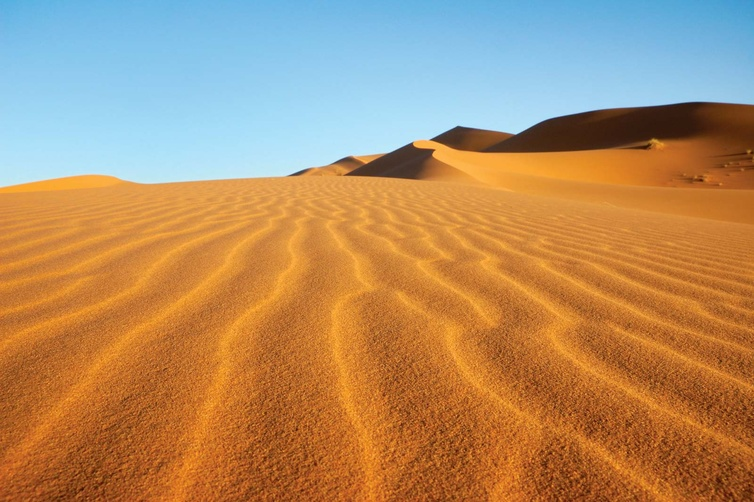
#> input picture Bayess_naive_test/img_train.jpg, 754 x 502 px, shrunk from 1600 x 1064 before the run
$ python test1.py
#> lines starting #> are read from the running program, lines starting #| are printed output that depends on the picture; after the words box and inside, x2 and y2 are one past the last pixel; in counts of white or black regions, pixels touching at a corner belong together
import numpy as np
import matplotlib.pyplot as plt
import matplotlib.image as im

# [11 lines of commented-out code are left out]


from skimage.color import rgb2gray

imgTrain = im.imread('img_train.jpg','jpg')
#> imgTrain is the input picture: shape (502, 754, 3); mean R, G, B 177.7, 140.8, 101.9
# [6 lines of commented-out code are left out]
greyTrain = imgTrain/255
# greyTrain = greyTrain[:,:,2]

plt.figure()
plt.imshow(greyTrain,cmap='gray')
plt.show()

# histogram, bin_edges = np.histogram(grey, bins=256, range=(0, 1))
# plt.figure()
# plt.plot(bin_edges[0:-1], histogram)  # <- or here
# plt.show()

BWTrain = greyTrain < 0.7
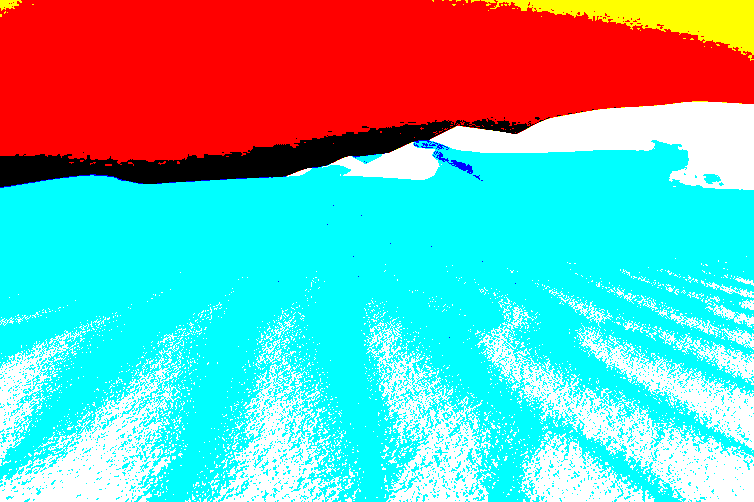
#> BWTrain: shape (502, 754, 3) bool; mean R, G, B 0.463, 0.722, 0.706
BWTrain = BWTrain[:,:,2]
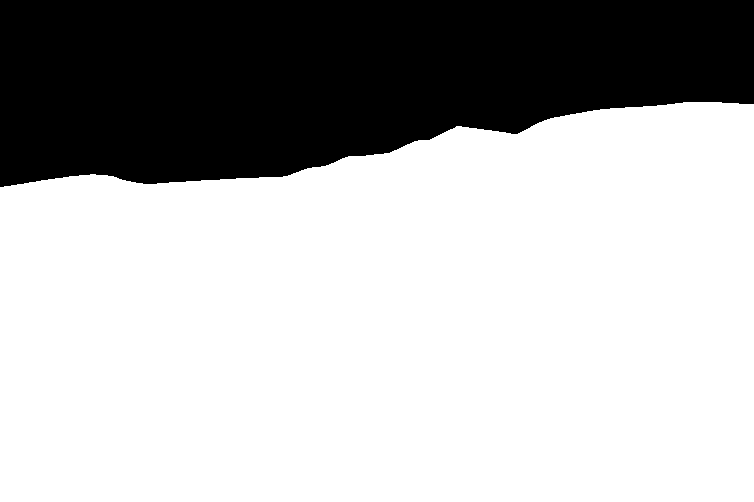
#> BWTrain: shape (502, 754) bool; 70.6% white; 1 black region, box (x1, y1, x2, y2) and area: (0, 0, 754, 187) 111344

# [4 lines of commented-out code are left out]


imgTest = im.imread('img_test.jpg','jpg')
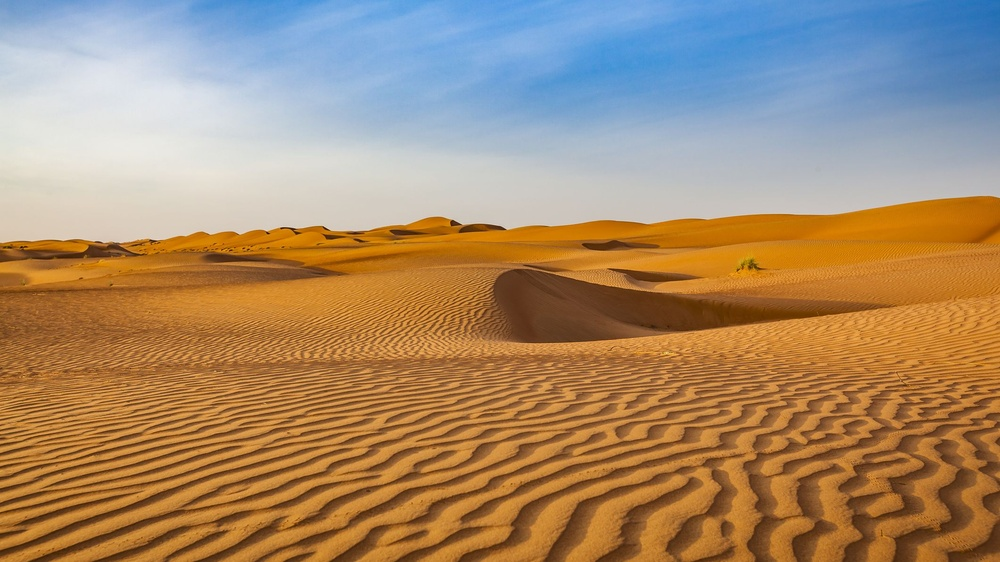
#> input picture Bayess_naive_test/img_test.jpg, 1000 x 562 px, shrunk from 2121 x 1193 before the run
#> imgTest is the input picture: shape (562, 1000, 3); mean R, G, B 166.3, 139, 109
plt.figure()
plt.imshow(imgTest,cmap='gray')

greyTest = imgTest/255
# greyTest = greyTest[:,:,2]
BWTest = greyTest < 0.75
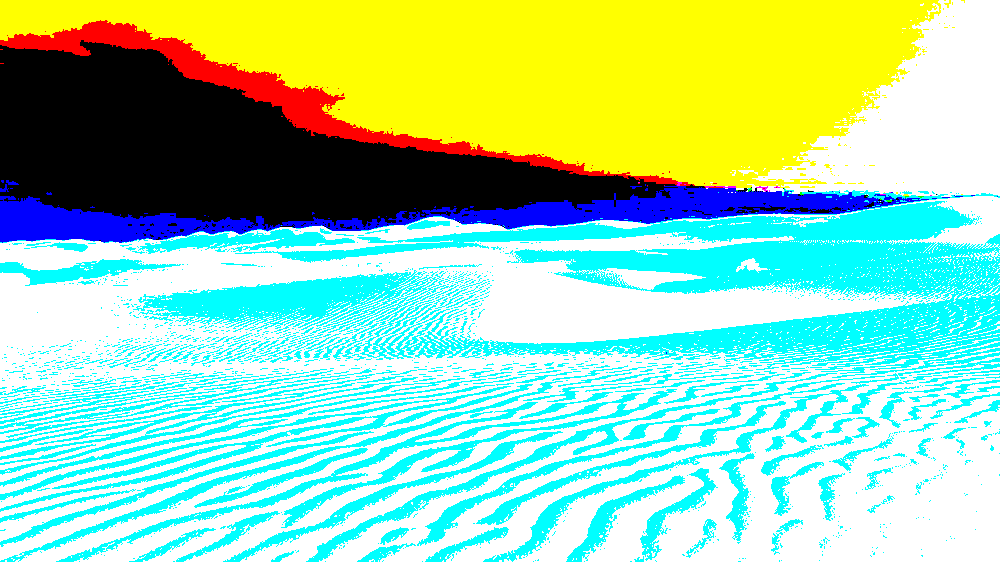
#> BWTest: shape (562, 1000, 3) bool; mean R, G, B 0.621, 0.837, 0.68
BWTest = BWTest[:,:,2]
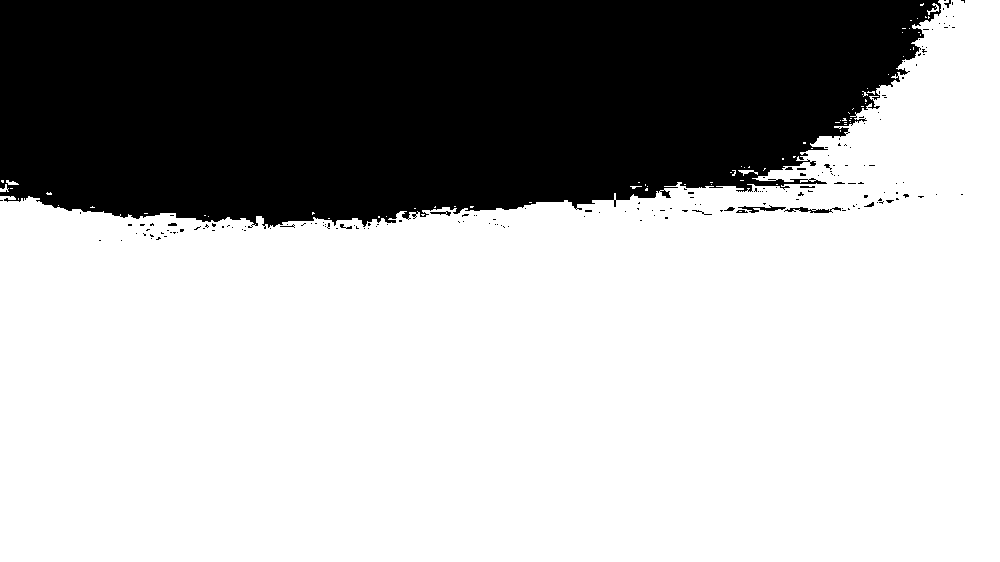
#> BWTest: shape (562, 1000) bool; 68% white; 182 black regions (169 under 20 px), largest, box (x1, y1, x2, y2) and area: (0, 0, 941, 229) 178524, (784, 207, 841, 213) 160, (738, 205, 786, 213) 141

plt.figure()
plt.imshow(BWTest,cmap='gray')
plt.show()


# define normalized 1D gaussian
def gaus1d(x=0, mx=0, sx=1):
    return 1 / (2 * np.pi * sx) * np.exp(-((x - mx)**2 / (2 * sx**2) ))


# traning phase
mu = np.zeros((greyTrain.shape[2],2))
#> mu = [[0, 0], [0, 0], [0, 0]]
std = np.zeros((greyTrain.shape[2],2))
#> std = [[0, 0], [0, 0], [0, 0]]
# mu = np.zeros((1,2))
# std = np.zeros((1,2))

for i in range(greyTrain.shape[2]):
    mu[i,0] = np.mean( greyTrain[:,:,i] * BWTrain)
    std[i,0] = np.std( greyTrain[:,:,i] * BWTrain)
    mu[i,1] = np.mean( greyTrain[:,:,i] * ~BWTrain)
    std[i,1] = np.std( greyTrain[:,:,i] * ~BWTrain)
#> after the loop, mu = [[0.529, 0.168], [0.317, 0.235], [0.126, 0.274]]; std = [[0.364, 0.265], [0.23, 0.365], [0.101, 0.425]]


# testing phase
pst = np.ones((imgTest.shape[0],imgTest.shape[1],greyTest.shape[2],2))
# pst = np.ones((imgTest.shape[0],imgTest.shape[1],1,2))


for i in range(greyTest.shape[2]):
# for i in range(1):
    for C in range(2):
        pst[:,:,i,C] = gaus1d( greyTest[:,:,i] , mu[i,C], std[i,C] )

pst = np.prod(pst,axis=2)
BW = np.float64(np.argmin(pst,2))
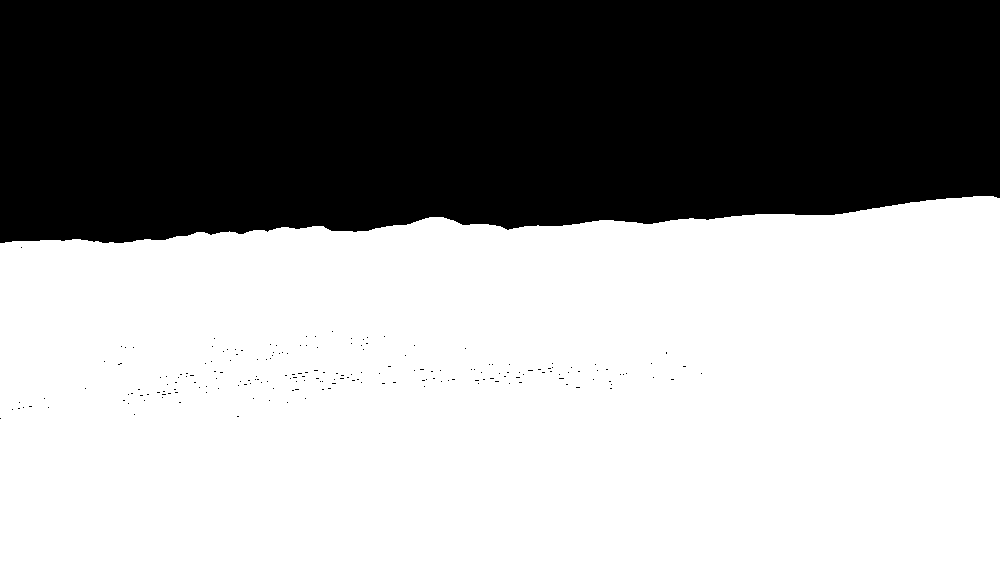
#> BW: shape (562, 1000) float64; values 0 (black) and 1 (white), 60.2% white; 196 black regions (195 under 20 px), largest, box (x1, y1, x2, y2) and area: (0, 0, 1000, 243) 223389

plt.figure()
plt.imshow(BW,cmap='gray')
plt.show()

# [15 lines of commented-out code are left out]
